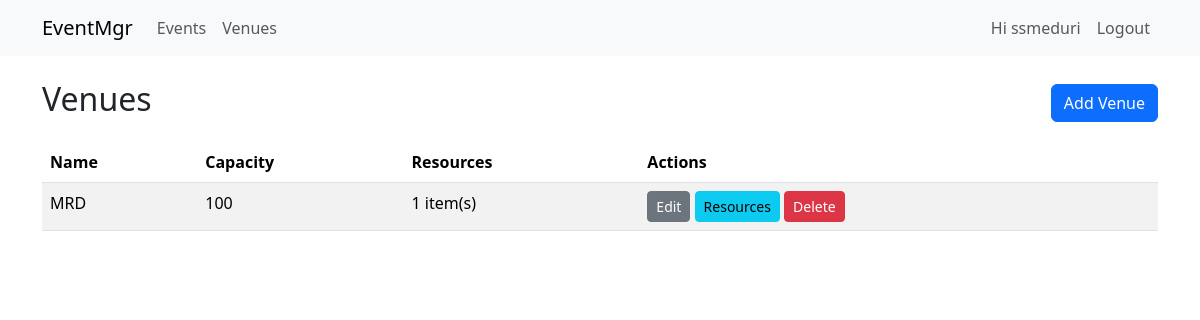
Page /venues (signed in) on the committed database.
### app/models.py (models this page shows, shortened)
class User(UserMixin, db.Model):
    id = db.Column(db.Integer, primary_key=True)
    username = db.Column(db.String(80), unique=True, nullable=False)
    password_hash = db.Column(db.String(200), nullable=False)

class Venue(db.Model):
    id = db.Column(db.Integer, primary_key=True)
    name = db.Column(db.String(150), nullable=False, unique=True)
    capacity = db.Column(db.Integer, nullable=False, default=0)
    resources_list = db.relationship('Resource', back_populates='venue', cascade='all, delete-orphan')
    events = db.relationship('Event', backref='venue', lazy=True, cascade='all, delete-orphan')

### app/routes.py (the view)
@main_bp.route('/venues')
def list_venues():
    venues = Venue.query.order_by(Venue.name).all()
    return render_template('venues/list.html', venues=venues)

### app/__init__.py (called while the page is built)
def create_app():
    app = Flask(__name__, static_folder='static', template_folder='templates')
    app.config.from_object(Config)
    db.init_app(app)
    login_manager.init_app(app)
    from .models import User
    @login_manager.user_loader
    def load_user(user_id):
        return User.query.get(int(user_id))
    from .routes import main_bp
    from .auth import auth_bp
    app.register_blueprint(main_bp)
    app.register_blueprint(auth_bp)
    return app

### app/templates/venues/list.html
{% extends 'base.html' %}
{% block content %}
<div class="d-flex justify-content-between align-items-center mb-3">
    <h2>Venues</h2>
    {% if current_user.is_authenticated %}
      <a class="btn btn-primary" href="{{ url_for('main.add_venue') }}">Add Venue</a>
    {% endif %}
</div>
<table class="table table-striped">
    <thead>
        <tr><th>Name</th><th>Capacity</th><th>Resources</th>{% if current_user.is_authenticated %}<th>Actions</th>{% endif %}</tr>
    </thead>
    <tbody>
        {% for v in venues %}
        <tr>
            <td>{{ v.name }}</td>
            <td>{{ v.capacity }}</td>
            <td>
              {% if v.resources_list %}
                {{ v.resources_list|length }} item(s)
              {% else %}
                -
              {% endif %}
            </td>
            {% if current_user.is_authenticated %}
            <td>
                <a class="btn btn-sm btn-secondary" href="{{ url_for('main.edit_venue', venue_id=v.id) }}">Edit</a>
                <a class="btn btn-sm btn-info" href="{{ url_for('main.manage_resources', venue_id=v.id) }}">Resources</a>
                <form method="POST" action="{{ url_for('main.delete_venue', venue_id=v.id) }}" style="display:inline-block" onsubmit="return confirm('Delete venue?');">
                    <button class="btn btn-sm btn-danger">Delete</button>
                </form>
            </td>
            {% endif %}
        </tr>
        {% else %}
        <tr><td colspan="4" class="text-center">No venues found</td></tr>
        {% endfor %}
    </tbody>
</table>
{% endblock %}

### app/templates/base.html (shortened to what this page needs)
<!doctype html>
<html lang="en">
<head>
    <link href="https://cdn.jsdelivr.net/npm/bootstrap@5.3.2/dist/css/bootstrap.min.css" rel="stylesheet">
</head>
<body>
<nav class="navbar navbar-expand-lg navbar-light bg-light mb-4">
  <div class="container">
    <a class="navbar-brand" href="{{ url_for('main.index') }}">EventMgr</a>
    <ul class="navbar-nav me-auto">
      <li class="nav-item"><a class="nav-link" href="{{ url_for('main.list_events') }}">Events</a></li>
      <li class="nav-item"><a class="nav-link" href="{{ url_for('main.list_venues') }}">Venues</a></li>
    </ul>
    <ul class="navbar-nav ms-auto">
      {% if current_user.is_authenticated %}
        <li class="nav-item"><a class="nav-link">Hi {{ current_user.username }}</a></li>
        <li class="nav-item"><a class="nav-link" href="{{ url_for('auth.logout') }}">Logout</a></li>
      {% else %}
        <li class="nav-item"><a class="nav-link" href="{{ url_for('auth.login') }}">Login</a></li>
      {% endif %}
    </ul>
  </div>
</nav>
<div class="container">
    {% block content %}{% endblock %}
</div>
</body>
</html>

### rows in the picture
User: username "ssmeduri"
Venue: name "MRD", capacity "100", resources_list|length "1"
